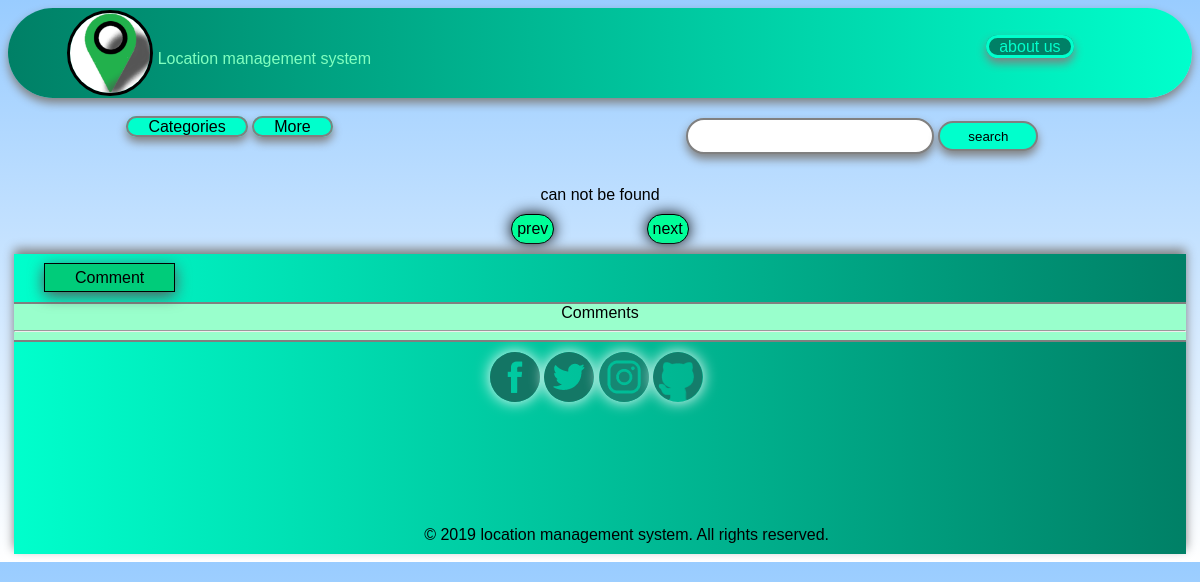
Before: /index.php?category=advertising with the older database file.
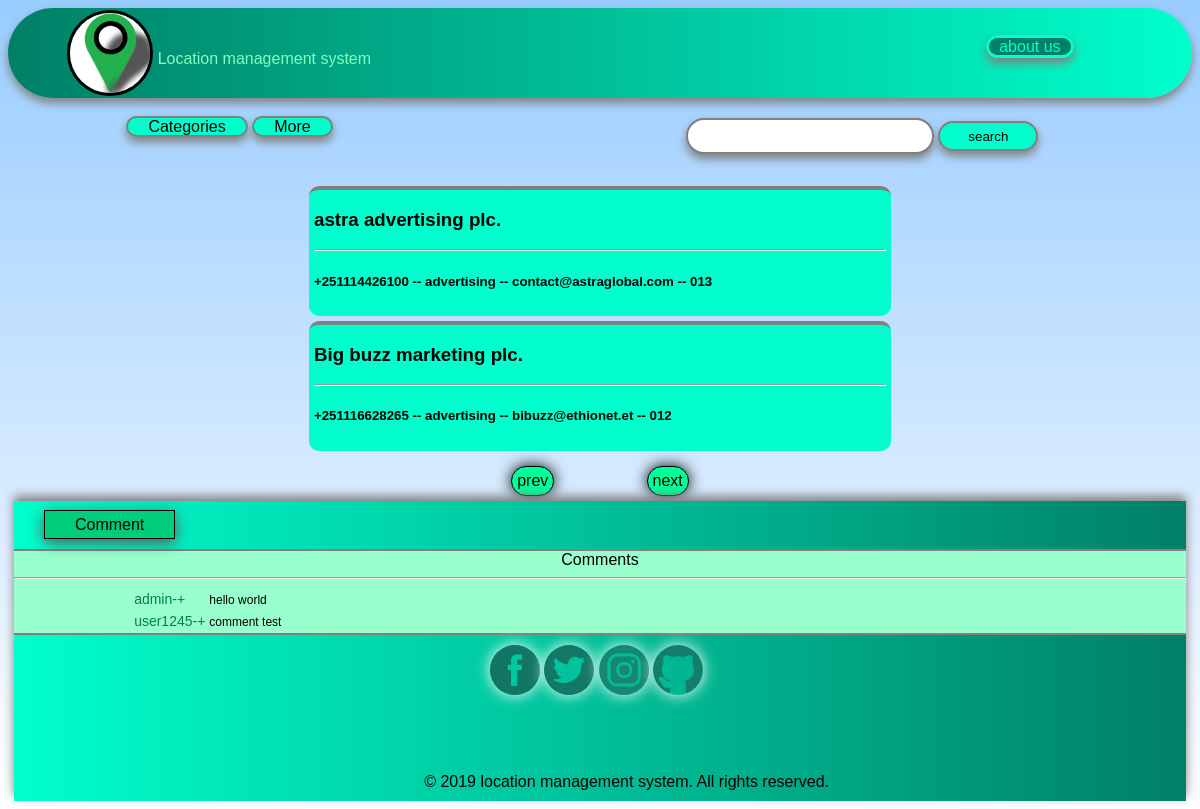
After: the same page with the newer database file.
### tables this page shows
CREATE TABLE `company` (
  `CID` int(10) NOT NULL,
  `name` varchar(50) NOT NULL,
  `phoneNumber` varchar(20) NOT NULL,
  `email` varchar(50) NOT NULL,
  `cname` varchar(50) NOT NULL,
  `HouseNumber` varchar(5) NOT NULL
);

CREATE TABLE `comment` (
  `comment` tinytext NOT NULL,
  `approved` varchar(11) NOT NULL,
  `commented_by` varchar(30) NOT NULL,
  `type` varchar(11) NOT NULL
);

### classes/common_methods.php (called while the page is built)
<?php
	include_once'connection.php';
	class Common_methods{
		function select($sql){
			$conn=new Connection();
			$result=$conn->executeQuery($sql);
			return $result;
		}
	}
?>

### classes/connection.php (called while the page is built)
<?php
class Connection{
    public static function connect(){
        $server = "localhost";
        $username = "root";
        $password = "vertrigops";
        $database = "lms";
        $connection = new mysqli($server, $username, $password, $database);
        return $connection;
    }
    public static function executeQuery($query){
        $result = mysqli_query(Connection::connect(),$query);
        return $result;
    }
}
?>

### index.php (the view, shortened to what this page needs)
<?php
	include_once'classes/connection.php';
	$conn=new Connection();
?>
<!DOCTYPE html>
<html>
	<head>
	</head>
	<body>
		<div class="header">
			<img src="images/logo.png" class="logo" />
			<span id="ttl">Location management system</span>
			<div class="links">
				<span id="aboutlink">about us</span>
			</div>
		</div>
		<div class="content">
			<span id="cat">Categories</span>
			<span id="more">More</span>
			<span id="searchbox">
				<form id="searchbox" action="<?php echo htmlspecialchars($_SERVER["PHP_SELF"])?>" method="get">
					<input id="searchinpt" type="text" name="search" />
					<input id="searchbtn" type="submit" value="search"/>
				</form>
			</span>
				<?php
					$sql="SELECT cname FROM category";
					$result=$conn->executeQuery($sql);
				?>
			<div class="companylist">
				<?php
					$companylist=new Company();
					if(count($_GET)>0&&(array_key_exists("category",$_GET))){
						$query="SELECT * FROM company WHERE cname = '".$_GET["category"]."';";
						$result=$companylist->select($query);
					}
					elseif(count($_GET)>0&&(array_key_exists("search",$_GET))){
						$query="SELECT * FROM company WHERE name like '%".$_GET["search"]."%';";
						$result=$companylist->select($query);
						echo "<style>#intro_modal{display:none;}</style>";
					}
					elseif(count($_GET)>0&&(array_key_exists("page",$_GET))){
						$query="SELECT * FROM company WHERE CID BETWEEN ".((($_GET["page"]-1)*4)+1)." AND ".((($_GET["page"]-1)*4)+4).";";
						$result=$companylist->select($query);
						echo "<style>#intro_modal{display:none;}</style>";
					}
					else{
						$query="SELECT * FROM company LIMIT 4";
						$result=$companylist->select($query);
					}
					if($result->num_rows==0){
						echo "<center>can not be found</center>";
					}
					else{
						while($row=$result->fetch_assoc()){
							echo"<div class='companies'><h3>".$row["name"]."</h3><hr />".
							"<h5>".$row["phoneNumber"]." -- ".$row["cname"]." -- ".$row["email"]."  -- ".$row["HouseNumber"]."</h5></div>";
						}
					}
				?>
				<div id="pagenation">
					<?php
						if(count($_GET)>0&&(array_key_exists("page",$_GET))&&$_GET["page"]!="1"){
							echo "<span id='prevbtn' onclick='pagenation(".($_GET["page"]-1).")'>prev</span>";
							echo "<span id='nextbtn' onclick='pagenation(".($_GET["page"]+1).")'>next</span>";
						}
						else{
							echo "<span id='prevbtn'>prev</span>";
							echo "<span id='nextbtn' onclick='pagenation(2)'>next</span>";
						}
					?>
				</div>
			</div>
		</div>
		<?php
			include 'pages/footer.php';
			include 'pages/error_report.php';?>
	</body>
</html>

### pages/footer.php (shortened to what this page needs)
<div class="footer">
		<span id="commentbtn">Comment</span>
<?php
	include'display_comments.php';
?>
	<div id="network">
		<img src="images/facebook.png" />
		<img src="images/twitter.png" />
		<img src="images/instagram.png" />
		<img src="images/github.png" />
	</div>
	<span id="copyright">© 2019 location management system. All rights reserved.</span>
</div>

### pages/display_comments.php (shortened to what this page needs)
<div id="display_comment">
<center>Comments</center>
<hr />
<table id="display_lay">
<?php
	$sql="SELECT * FROM comment WHERE approved='approved' AND type='comment' LIMIT 5;";
	$comment=new Comment();
	$result=$comment->select($sql);
	if($result->num_rows>0){
		while($row = $result->fetch_assoc()){
			echo"<tr><td><span id='user'>".$row["commented_by"]."-+</span></td><td><span id='comment'>"
				.$row["comment"]."</span></td></tr>";
		}
	}
?>
</table>
</div>

### index.php (style rules this page uses)
body { background:linear-gradient(to top,white,#99ccff); font-family:Arial, Helvetica, sans-serif; }
.logo { border:solid; position:relative; top:2px; border-size:2px; border-radius:100%; width:80px; height:80px; margin:auto 0 auto 5%; }
.header { background:linear-gradient(to right,#008066,#00ffcc); height:90px; border-radius:90px; box-shadow:0 5px 10px gray; }
.links { float:right; height:50px; margin-top:30px; margin-right:10%; font-family:"Comic Sans MS", cursive, sans-serif; }
#aboutlink { border:solid; border-radius:45px; padding:0 10px 0 10px; background-color:#008066; color:#00ffcc; box-shadow:0 5px 10px gray; }
#cat { background-color:#00ffcc; border:solid; border-width:2px; border-color:gray; padding:0 20px 0 20px; border-radius:45px; position:relative; top:20px; left:10%; box-shadow:0 5px 10px gray; font-family:Arial, Helvetica, sans-serif; }
#more { background-color:#00ffcc; border:solid; border-width:2px; border-color:gray; padding:0 20px 0 20px; border-radius:45px; position:relative; top:20px; left:10%; box-shadow:0 5px 10px gray; font-family:Arial, Helvetica, sans-serif; }
#searchbox { position:relative; top:10px; right:10%; float:right; }
#searchinpt { border-radius:45px; border:solid; border-width:2px; border-color:gray; border-size:1px; width:240px; height:30px; box-shadow:0 5px 10px gray; }
#searchbtn { border-radius:45px; border:solid; border-width:2px; border-color:gray; border-size:2px; width:100px; height:30px; box-shadow:0 5px 10px gray; background-color:#00ffcc; }
.footer { background:linear-gradient(to left,#008066,#00ffcc); width:99%; margin:auto; margin-top:50px; height:300px; position:relative; top:100%; box-shadow:0 -5px 10px gray; }
#copyright { position:absolute; bottom:10px; left:35%; text-align:center; }
.companylist { width:50%; margin:auto; margin-top:70px; border-width:0 2px 0 2px; }
.companies { background-color:#00ffcc; border-style:solid none none none; border-top-width:4px; border-color:gray; border-radius:10px; padding:0 5px 5px 5px; margin:5px; }
#network { padding-top:10px; width:220px; margin:auto; }
#network img { width:50px; height:50px; border-radius:45px; box-shadow:0 0px 15px white; }
#prevbtn { background-color:#00ff99; padding:5px; border-radius:30px; box-shadow:0 0px 15px black; border-style:solid; border-width:1px; float:left; margin:10px 0 0 35%; }
#nextbtn { background-color:#00ff99; padding:5px; border-radius:30px; box-shadow:0 0px 15px black; border-style:solid; border-width:1px; float:right; margin:10px 35% 0 0; }
#ttl { position:relative; bottom:30px; color:#80ffbf; }

### pages/footer.php (style rules this page uses)
#commentbtn { background-color:#00cc7a; padding:5px 30px 5px 30px; box-shadow:0px 4px 15px #595959; position:relative; margin:20px 0 10px 30px; top:15px; border-style:solid; border-width:1px; }

### pages/display_comments.php (style rules this page uses)
#user { font-size:14px; color:#00804d; }
#comment { font-size:12px; }
#display_comment { width:100%; background-color:#99ffcc; border-style:solid; border-width:2px 0 2px 0; border-color:gray; margin-top:30px; }
#display_lay { margin-left:10%; }

### pages/comment_modal.php (style rules this page uses)
input[type="submit"] { width:100%; padding:6px; background-color:#80ffbf; border-radius:5%; }

Changed rows visible on the page:
added company: name "astra advertising plc.", phoneNumber "+251114426100", cname "advertising", email "contact@astraglobal.com", HouseNumber "013"
added company: name "Big buzz marketing plc.", phoneNumber "+251116628265", cname "advertising", email "bibuzz@ethionet.et", HouseNumber "012"
added comment: commented_by "admin", comment "hello world"
added comment: commented_by "user1245", comment "comment test"
Other visible differences:
text no longer shown: "can not be found"
